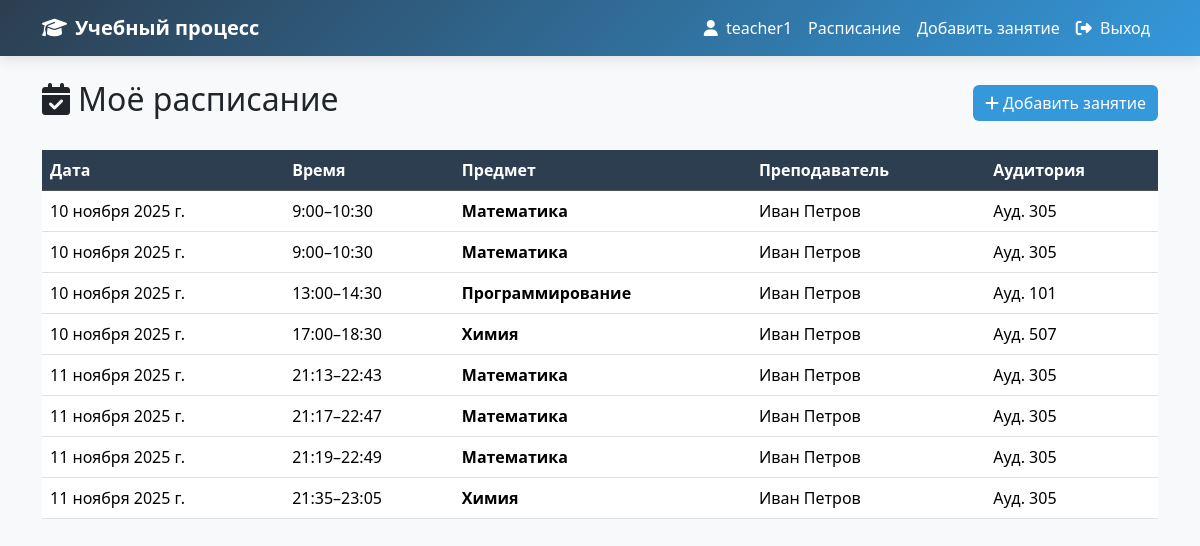
/schedule/my-schedule/ (signed in), run on the app's committed database.
### schedule/models.py (models this page shows, shortened)
class Lesson(models.Model):
    group = models.ForeignKey(Group, on_delete=models.CASCADE, verbose_name="Группа")
    subject = models.ForeignKey(Subject, on_delete=models.CASCADE, verbose_name="Предмет")
    classroom = models.ForeignKey(Classroom, on_delete=models.CASCADE, verbose_name="Аудитория")
    date = models.DateField(verbose_name="Дата")
    start_time = models.TimeField(verbose_name="Начало")
    end_time = models.TimeField(verbose_name="Окончание")
    class Meta:
        ordering = ['date', 'start_time']

class Subject(models.Model):
    name = models.CharField(max_length=100, verbose_name="Название предмета")
    teacher = models.ForeignKey(User, on_delete=models.CASCADE, verbose_name="Преподаватель")

class Classroom(models.Model):
    name = models.CharField(max_length=50, verbose_name="Название аудитории")
    capacity = models.PositiveIntegerField(verbose_name="Вместимость")

### schedule/views.py (the view)
# urls.py: path('my-schedule/', views.my_schedule, name='my_schedule'),
@login_required
def my_schedule(request):
    user = request.user
    lessons = Lesson.objects.none()
    if user.profile.role == 'student':
        if user.profile.group:
            lessons = Lesson.objects.filter(group=user.profile.group).order_by('date', 'start_time')
    else:
        lessons = Lesson.objects.filter(subject__teacher=user).order_by('date', 'start_time')
    return render(request, 'schedule/my_schedule.html', {'lessons': lessons})

### templates/schedule/my_schedule.html (shortened to what this page needs)
{% extends 'base.html' %}
{% block content %}
<div class="d-flex justify-content-between align-items-center mb-4">
    <h2>
        {% if user.profile.role == 'student' %}
            <i class="fas fa-calendar-day me-2"></i>Расписание группы {{ user.profile.group.name }}
        {% else %}
            <i class="fas fa-calendar-check me-2"></i>Моё расписание
        {% endif %}
    </h2>
    {% if user.profile.role == 'teacher' %}
        <a href="{% url 'add_lesson' %}" class="btn btn-primary">
            <i class="fas fa-plus me-1"></i>Добавить занятие
        </a>
    {% endif %}
</div>
{% if lessons %}
    <div class="table-responsive slide-up">
        <table class="table table-hover">
            <thead class="table-dark">
                <tr>
                    <th>Дата</th>
                    <th>Время</th>
                    <th>Предмет</th>
                    <th>Преподаватель</th>
                    <th>Аудитория</th>
                </tr>
            </thead>
            <tbody>
                {% for lesson in lessons %}
                <tr>
                    <td>{{ lesson.date }}</td>
                    <td>{{ lesson.start_time }}–{{ lesson.end_time }}</td>
                    <td><strong>{{ lesson.subject.name }}</strong></td>
                    <td>{{ lesson.subject.teacher.get_full_name|default:lesson.subject.teacher.username }}</td>
                    <td>{{ lesson.classroom.name }}</td>
                </tr>
                {% endfor %}
            </tbody>
        </table>
    </div>
{% endif %}
{% endblock %}

### templates/base.html (shortened to what this page needs)
<!DOCTYPE html>
<html lang="ru">
<head>
    <link href="https://cdn.jsdelivr.net/npm/bootstrap@5.3.3/dist/css/bootstrap.min.css" rel="stylesheet">
    <link rel="stylesheet" href="https://cdnjs.cloudflare.com/ajax/libs/font-awesome/6.5.0/css/all.min.css">
</head>
<body>
    <nav class="navbar navbar-expand-lg navbar-dark">
        <div class="container">
            <a class="navbar-brand" href="{% url 'home' %}">
                <i class="fas fa-graduation-cap me-2"></i>Учебный процесс
            </a>
            <div class="collapse navbar-collapse" id="navbarNav">
                <ul class="navbar-nav ms-auto">
                    {% if user.is_authenticated %}
                        <li class="nav-item">
                            <a class="nav-link text-white" href="{% url 'profile' %}">
                                <i class="fas fa-user me-1"></i> {{ user.username }}
                            </a>
                        </li>
                        {% if user.profile.role == 'teacher' %}
                            <li class="nav-item"><a class="nav-link text-white" href="{% url 'my_schedule' %}">Расписание</a></li>
                            <li class="nav-item"><a class="nav-link text-white" href="{% url 'add_lesson' %}">Добавить занятие</a></li>
                        {% elif user.profile.role == 'student' %}
                            <li class="nav-item"><a class="nav-link text-white" href="{% url 'my_schedule' %}">Моё расписание</a></li>
                        {% endif %}
                        <li class="nav-item">
                            <a class="nav-link text-white" href="{% url 'logout' %}">
                                <i class="fas fa-sign-out-alt me-1"></i> Выход
                            </a>
                        </li>
                    {% else %}
                        <li class="nav-item"><a class="nav-link text-white" href="{% url 'login' %}">Вход</a></li>
                        <li class="nav-item"><a class="nav-link text-white" href="{% url 'register' %}">Регистрация</a></li>
                    {% endif %}
                </ul>
            </div>
        </div>
    </nav>
    <main class="container py-4">
        <div class="fade-in">
            {% block content %}{% endblock %}
        </div>
    </main>
</body>
</html>

### templates/base.html (style rules this page uses)
:root { --primary: #2c3e50; --secondary: #3498db; --accent: #1abc9c; --light: #ecf0f1; --dark: #2c3e50; --success: #2ecc71; --danger: #e74c3c; }
body { background-color: #f8f9fa; font-family: 'Segoe UI', Tahoma, Geneva, Verdana, sans-serif; overflow-x: hidden; }
.navbar-brand { font-weight: 700; color: white !important; }
.navbar { background: linear-gradient(135deg, var(--primary), var(--secondary)); box-shadow: 0 4px 12px rgba(0,0,0,0.1); }
.btn-primary { background: var(--secondary); border: none; transition: all 0.3s ease; }
.table th { background-color: var(--primary); color: white; }
.fade-in { opacity: 0; animation: fadeIn 0.8s ease forwards; }
.slide-up { opacity: 0; transform: translateY(20px); animation: fadeIn 0.6s ease forwards; }

### data on the page
Lesson: date "10 ноября 2025 г.", start_time "9:00", end_time "10:30", subject.name "Математика", subject.teacher.get_full_name "Иван Петров", classroom.name "Ауд. 305"
Lesson: date "10 ноября 2025 г.", start_time "9:00", end_time "10:30", subject.name "Математика", subject.teacher.get_full_name "Иван Петров", classroom.name "Ауд. 305"
Lesson: date "10 ноября 2025 г.", start_time "13:00", end_time "14:30", subject.name "Программирование", subject.teacher.get_full_name "Иван Петров", classroom.name "Ауд. 101"
Lesson: date "10 ноября 2025 г.", start_time "17:00", end_time "18:30", subject.name "Химия", subject.teacher.get_full_name "Иван Петров", classroom.name "Ауд. 507"
Lesson: date "11 ноября 2025 г.", start_time "21:13", end_time "22:43", subject.name "Математика", subject.teacher.get_full_name "Иван Петров", classroom.name "Ауд. 305"
Lesson: date "11 ноября 2025 г.", start_time "21:17", end_time "22:47", subject.name "Математика", subject.teacher.get_full_name "Иван Петров", classroom.name "Ауд. 305"
Lesson: date "11 ноября 2025 г.", start_time "21:19", end_time "22:49", subject.name "Математика", subject.teacher.get_full_name "Иван Петров", classroom.name "Ауд. 305"
Lesson: date "11 ноября 2025 г.", start_time "21:35", end_time "23:05", subject.name "Химия", subject.teacher.get_full_name "Иван Петров", classroom.name "Ауд. 305"

### other printed values
{{ user.username }} "teacher1"
